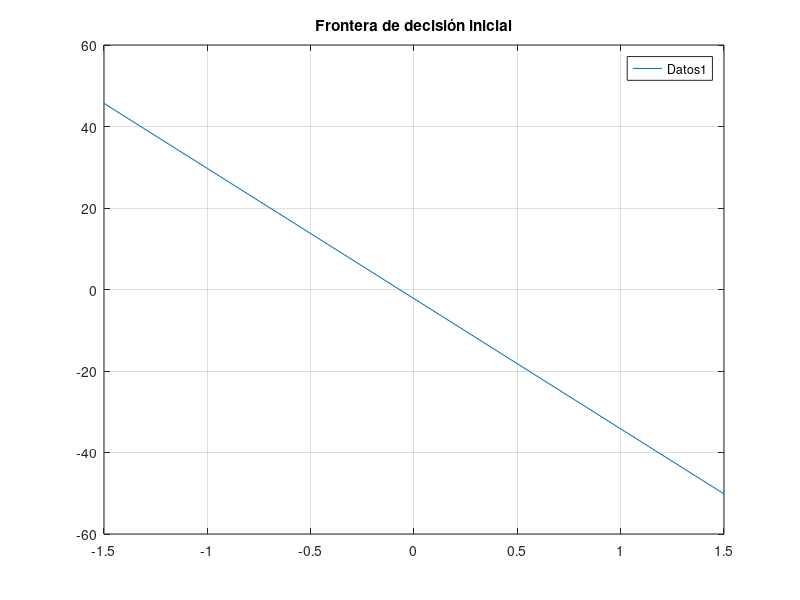

Write the MATLAB code that produced this figure. (Note: this script raises an error after producing the figure.)
%% PRÁCTICA 14.7. Clasificación lineal y evolución de la frontera de decisión.

clc, close all;
% Datos:
x = [1   -0.8  -1.4  0.9 1.3 0.5 0.1 1.3 1.2;-1.4 -0.7  2.3  -2.2 1.5 0.4 0.4 1.2 0.8];
t = [0    0    0     0   1   1   1   1   1   ]; % salidas deseadas
w= rand(1,2); % pesos creados aleatoriamente
b= rand; % bias creado aleatoriamente

plot(x(1,1:4),x(2,1:4),'*');hold on
plot(x(1,5:9),x(2,5:9),'+');hold on
axis([-3 3 -3 3]);hold
X=[-1.5:.5:1.5];
Y=(-b-w(1)*X)./w(2); % ecuación de la frontera de decisión
plot(X,Y);hold;
title('Frontera de decisión inicial')  
legend('Datos1','Datos2','Frontera')
grid on

% Creación del objeto VideoWriter:
video_evolucion = VideoWriter('frontera2D');
video_evolucion.FrameRate = 1;
open(video_evolucion);

% Probar con 40 épocas o iteraciones a ver si converge
figure
for j=1:40.
    y=paso(w*x+b);
    if all(t==y) 
        break, end    
        w=w+(t-y)*x';
        b=b+(t-y)*ones(length(x),1);
        plot(x(1,1:4),x(2,1:4),'*');hold on
        plot(x(1,5:9),x(2,5:9),'+');hold on
        axis([-3 3 -3 3]);hold on
        X=[-3:.5:3];
        Y=(-b-w(1)*X)./w(2);
        plot(X,Y);hold;
        title('Evolución de la frontera de decisión')  
      legend('Datos1','Datos2','Frontera')
       grid on
        M = getframe(gcf); % obtiene un frame desde cada figura
        writeVideo(video_evolucion,M); % guarda el frame en el objeto creado
end
if j==40
    fprintf('Solución no encontrada. \n')
else
    fprintf('Solución encontrada en %i epocas.\n',j) 
end
y=paso(w*x+b)
close(video_evolucion)
